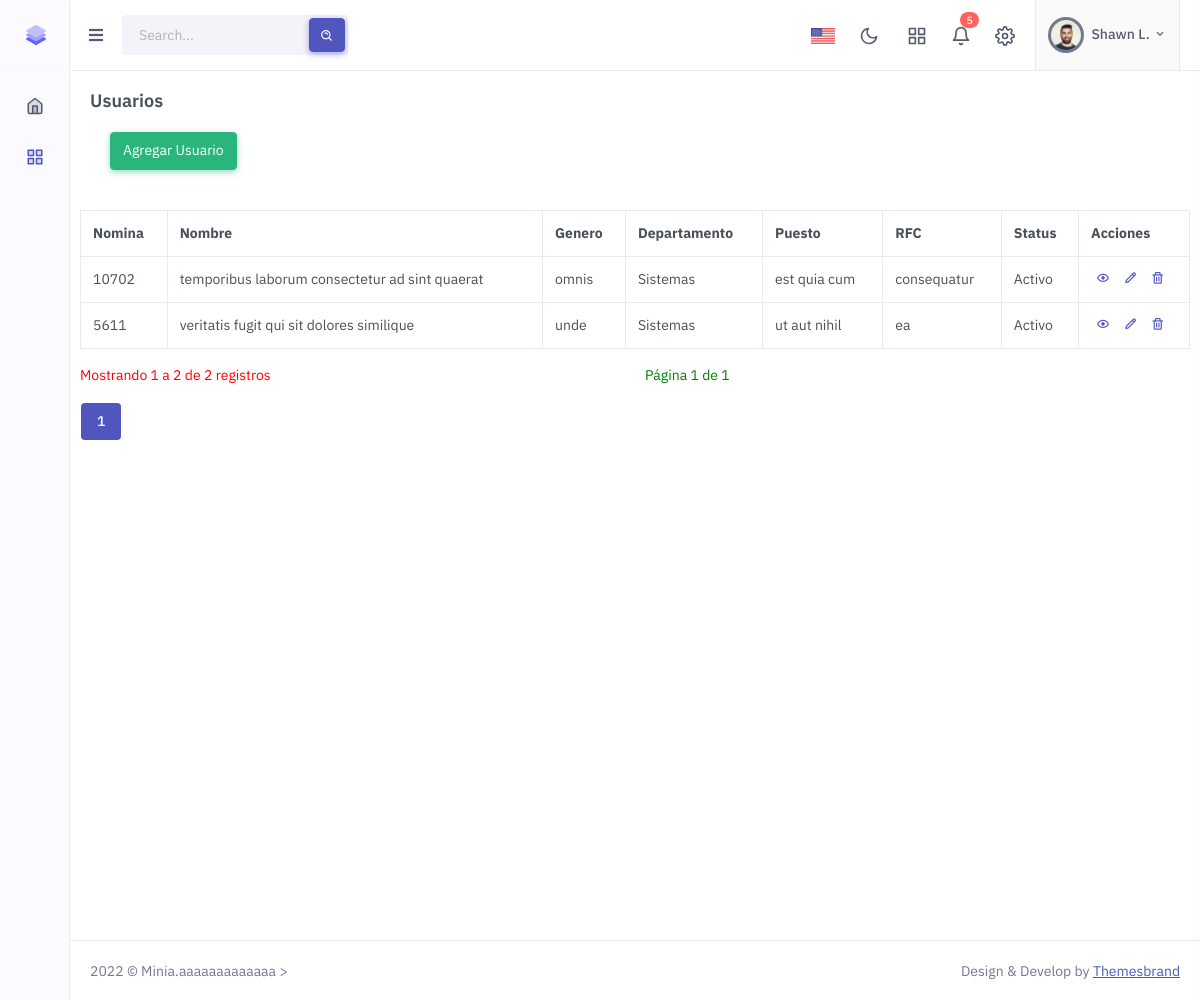
Before: /views/usuarios/usersView.php with the older database file.
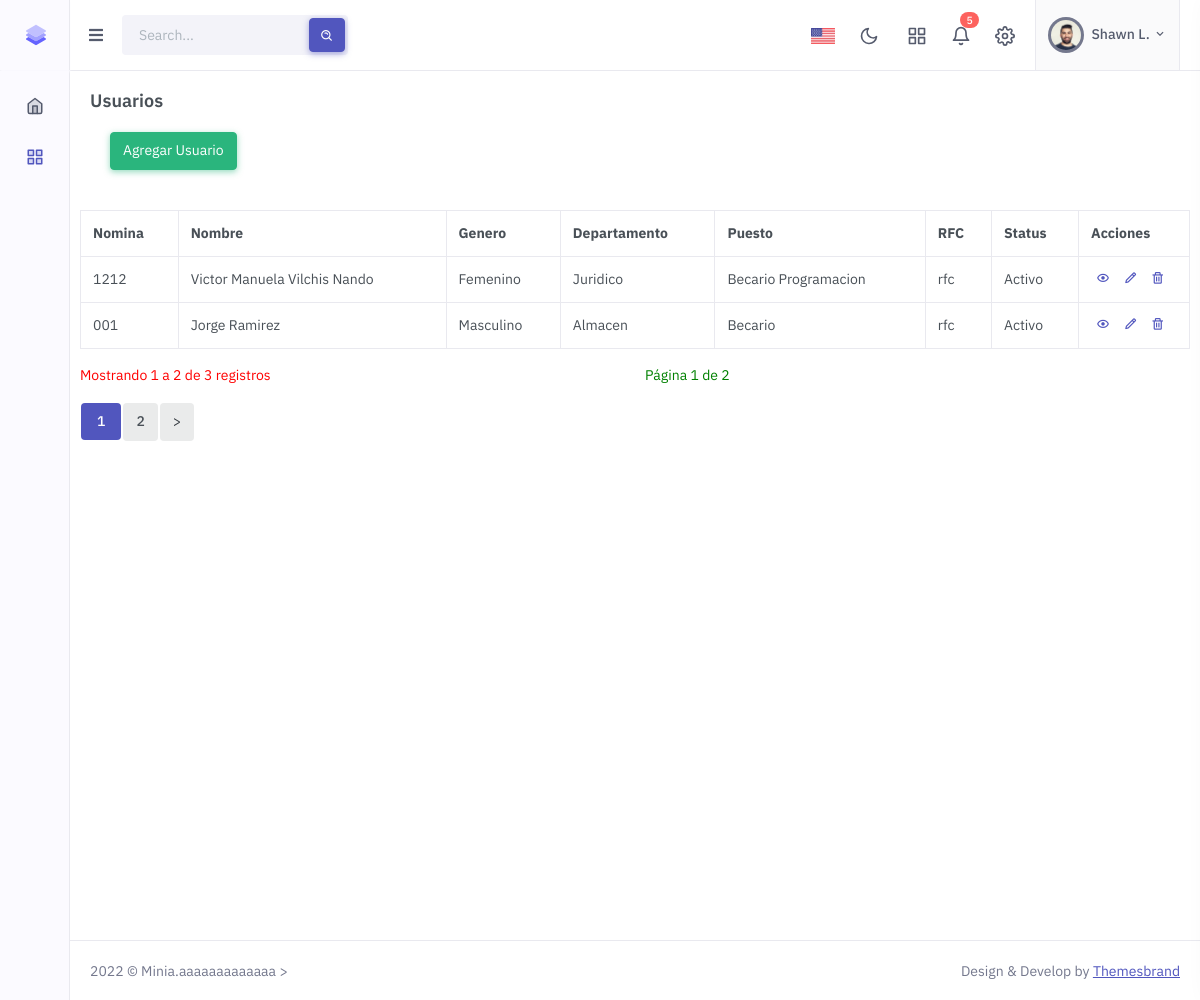
After: the same page with the newer database file.
### tables this page shows
CREATE TABLE `usuarios` (
  `id` int(10) NOT NULL AUTO_INCREMENT,
  `nombre` varchar(50) NOT NULL,
  `apellido` varchar(50) NOT NULL,
  `fechaNacimiento` date NOT NULL,
  `lugarNacimiento` varchar(50) NOT NULL,
  `edad` int(5) NOT NULL,
  `genero` varchar(15) NOT NULL,
  `nacionalidad` varchar(50) NOT NULL,
  `estadoCivil` varchar(30) NOT NULL,
  `rfc` varchar(20) NOT NULL,
  `curp` varchar(20) NOT NULL,
  `numeroCartilla` int(25) NOT NULL,
  `numeroTelefonico` varchar(30) NOT NULL,
  `correo` varchar(40) NOT NULL,
  `direccion` varchar(60) NOT NULL,
  `municipio` varchar(50) NOT NULL,
  `codigoPostal` int(20) NOT NULL,
  `empresa` varchar(40) NOT NULL,
  `nss` int(20) NOT NULL,
  `nomina` varchar(10) NOT NULL,
  `departamento` int(3) NOT NULL,
  `puesto` varchar(30) NOT NULL,
  `fechaContratacion` date NOT NULL,
  `status` tinyint(1) DEFAULT 1,
  `created_at` timestamp NOT NULL DEFAULT current_timestamp(),
  `update_at` timestamp NOT NULL DEFAULT current_timestamp() ON UPDATE current_timestamp(),
  PRIMARY KEY (`id`),
  UNIQUE KEY `nomina` (`nomina`)
);

### App/controllers/usersController.php (called while the page is built, shortened)
<!-- <?php
class UsersController{
    private $MODEL;
    public function __construct(){
        require_once (MODELS_PATH."usersModel.php");
        $this->MODEL = new UsersModel();
    }
    public function depas()
    {
        return $this->MODEL->DataDepartamento();
    }
    public function ver_paginas($pagina, $table, $resultadosPorPagina,$View)
    {
        return $this->MODEL->page_nav($pagina, $table, $resultadosPorPagina,$View);
    }
}
?> -->

### Config/conexion/conexion.php (called while the page is built, shortened)
<?php
    class db{
        private $host = HOST;
        private $database = DATABASE;
        private $user = USER;
        private $password = PASSWORD;
            public function conexion(){
            try {
                $con=new PDO('mysql:host='.$this->host.';dbname='.$this->database, $this->user, $this->password);
                return $con;
            }
            catch(PDOException $e) {
               echo ("No Fue Posible Conectar A La Base De Datos");
            }
        }
    }
?>

### Public/views/usuarios/usersView.php (the view, shortened to what the changed rows need)
<!doctype html>
<html lang="en">
<?php
require_once (CONTROLLERS_PATH."usersController.php");
$obj= new UsersController();
$depas = $obj->depas();
$array = array();
$array[0] = '';
foreach($depas as $index => $value)
{
    $array[] = $value[1];
}
include_once (LAYOUT_PATH."head2.php");
?>
<?php
        $resultadosPorPagina = 2;
        $pagina = 1;
        $data = $obj->ver_paginas($pagina,'usuarios',$resultadosPorPagina,'usersView');
        $conteo = $data['conteo'];
        $paginas =  $data['paginas'];
        $users = $data['users'];
        $tabla = $data['tabla'];
 ?>
    <body>
    <div class="main-content">
<div class="page-content">
                        <div class="table-responsive">
                        <table class="table table-bordered dt-responsive  nowrap w-100" >
                                        <thead>
                                            <tr>
                                            <th> Nomina</th>
                                            <th> Nombre</th>
                                            <th> Genero</th>
                                            <th> Departamento</th>
                                            <th> Puesto</th>
                                            <th> RFC</th>
                                            <th> Status</th>
                                            <th WIDTH="10%" > Acciones</th>
                                            </tr>
                                            </thead>
                                            <tbody>
                                            <?php if($users):?>
                                                <?php foreach ($users as $usuario ) {
                                                    ?>
                                                <tr>
                                                    <td><?php echo $usuario->nomina ?></td>
                                                    <td><?php echo $usuario->nombre." ".$usuario->apellido ?></td>
                                                    <td><?php echo $usuario->genero ?></td>
                                                    <td><?php if(isset($array[$usuario->departamento])){echo $array[$usuario->departamento];}else{echo '-';} ?></td>
                                                    <td><?php echo $usuario->puesto ?></td>
                                                    <td><?php echo $usuario->rfc ?></td>
                                                    <?php if($usuario->status==1){ ?>
                                                    <td><?php echo 'Activo' ?></td> <?php }?>
                                                    <td>
                                                <a style="margin:5px" href = "showUser.php?id=<?php echo $usuario->id?>"  ><i  class="bx bx-show"></i></a>
                                                <a style="margin:5px" href = "editUser.php?id=<?php echo $usuario->id?>"><i class="bx bx-pencil"></i></a>
                                                <a style="margin:5px" href = "deleteUser.php?id=<?php echo $usuario->id?>" onclick="confirmation()"><i class="bx bx-trash"></i></a>
                                                  </td>
                                                </tr>
                                            <?php } ?>
                                            <?php else:?>
                                              <tr><td colspan="7" style="color:salmon " >No Hay Registros Actuales</td></tr>
                                            <?php endif;?>
                                            </tbody>
                                        </table>
            <div class="row">
            <div class="col-xs-12 col-sm-6">
            <?php if ($conteo>0){?>
            <p style="color:red">Mostrando  1 a <?php echo $resultadosPorPagina ?> de <?php echo $conteo ?> registros</p> <?php }?>
            </div>
            <div class="col-xs-12 col-sm-6" style="color:green">
            <?php if ($paginas>0){?>
            <p>Página <?php echo $pagina ?> de <?php echo $paginas ?> </p> <?php }?>
            </div>
            </div>
<ul class="pagination">
 <?php echo $tabla; ?>
</ul>
</div>
                                </div>
                        </div>
    </body>
</html>

### App/models/usersModel.php (shortened to what the changed rows need)
<?php
    class UsersModel{
        private $PDO;
        public function __construct(){
            require_once (CONEXION_PATH."conexion.php");
            $con = new db();
            $this->PDO=$con->conexion();
        }
       public function DataDepartamento()
       {
        $innner=$this->PDO->prepare("SELECT idDepartamento,nombreDepartamento  FROM departamentos;");
        $innner->execute();
        return $innner->fetchAll();
       }
       public function page_nav($pagina, $table, $resultadosPorPagina,$View)
       {
                if(is_numeric($pagina))
                {
                    $data = array();
                    $limit = $resultadosPorPagina;
                    $offset = ($pagina - 1) * $resultadosPorPagina;
                    $sentencia = $this->PDO->query("SELECT count(*) AS conteo FROM $table WHERE status=1");
                    $conteo = $sentencia->fetchObject()->conteo;
                    $paginas = ceil($conteo / $resultadosPorPagina);
                    $sentencia = $this->PDO->prepare("SELECT * FROM $table WHERE status=1 LIMIT $offset,$limit ");
                    $sentencia->execute();
                    $users = $sentencia->fetchAll(PDO::FETCH_OBJ);
                    $data['conteo'] = $conteo;
                    $data['paginas'] = $paginas;
                    $data['users'] = $users;
                    $tabla = '';
                    $tabla .= '
                    <ul class="nav nav-pills">
                    ';
                    for ($x = 1; $x <= $paginas; $x++)
                    {
                        $active = '';
                        if($x == $pagina)
                        {
                            $active = "nav-link active";
                        }
                        $tabla .= '
                        <li class="nav-item">
                        <a style="margin:1px;" class="'.$active.' btn btn-soft-dark waves-effect waves-light"  href="./'.$View.'.php?pagina='.$x.'">
                        <span></span>
                        '.$x.'</a>
                        </li>';
                    }
                    $tabla .= '</ul>';
                    $tabla .= '
                    ';
                    if ($pagina < $paginas)
                    {
                    $tabla .= '
                    <li>
                    <a href="./'.$View.'.php?pagina='.($pagina + 1).'">
                    <span aria-hidden="true"><button type="button" style="margin: 1px" class="btn btn-soft-dark waves-effect waves-light">></button></span>
                    </a>
                    </li>';
                    }
                    $data['tabla'] = $tabla;
                }
                return $data;
       }
    }
?>

Changed rows visible on the page:
removed usuarios: nomina "10702", nombre "temporibus laborum consectetur", apellido "ad sint quaerat", genero "omnis", departamento "Sistemas", puesto "est quia cum", rfc "consequatur", status "Activo"
no longer on this page (row edited): usuarios: nomina "5611", nombre "veritatis fugit qui", apellido "sit dolores similique", genero "unde", departamento "Sistemas", puesto "ut aut nihil", rfc "ea", status "Activo"
added usuarios: nomina "1212", nombre "Victor Manuela", apellido "Vilchis Nando", genero "Femenino", departamento "Juridico", puesto "Becario Programacion", rfc "rfc", status "Activo"
added usuarios: nomina "001", nombre "Jorge", apellido "Ramirez", genero "Masculino", departamento "Almacen", puesto "Becario", rfc "rfc", status "Activo"
Other visible differences:
$conteo: "2" → "3"
$paginas: "1" → "2"
new list line: "2"
